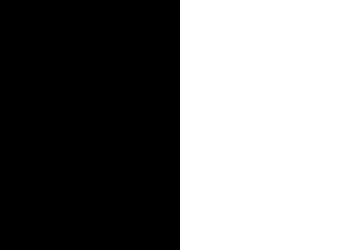
#> input picture Intro_OpenCV/VSCODE/9.jpg, 364 x 250 px, found by its file name
$ python 9_UmbralAdaptativo.py
#> lines starting #> are read from the running program, lines starting #| are printed output that depends on the picture; after the words box and inside, x2 and y2 are one past the last pixel; in counts of white or black regions, pixels touching at a corner belong together
import cv2

dir = "Intro_OpenCV/tratamiento_imagenes/"
imagen = cv2.imread(dir + "9.jpg", 0)
#> imagen: shape (250, 364); 50.5% white; 1 black region, box (x1, y1, x2, y2) and area: (0, 0, 180, 250) 45000

# umbralizacion global con umbral de 140
ret, th = cv2.threshold(imagen, 140, 255, cv2.THRESH_BINARY)

# Umbralizacion adaptativo con método cv2.ADAPTIVE_THRESH_MEAN_C
th1 = cv2.adaptiveThreshold(
    imagen, 255, cv2.ADAPTIVE_THRESH_MEAN_C, cv2.THRESH_BINARY, 15, 12
)  # tamaño bloque 15
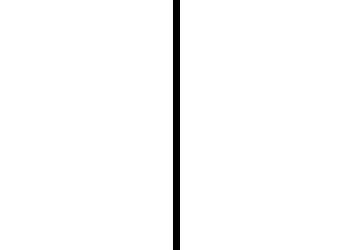
#> th1: shape (250, 364); 98.1% white; 1 black region, box (x1, y1, x2, y2) and area: (173, 0, 180, 250) 1750

cv2.waitKey(0)

# Umbralizacion adaptativo con método cv2.ADAPTIVE_THRESH_GAUSSIAN_C
th2 = cv2.adaptiveThreshold(
    imagen, 255, cv2.ADAPTIVE_THRESH_GAUSSIAN_C, cv2.THRESH_BINARY, 21, 12
)
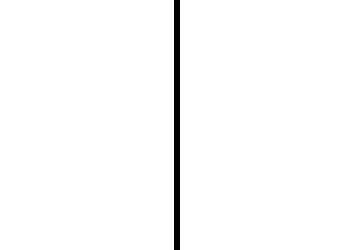
#> th2: shape (250, 364); 98.4% white; 1 black region, box (x1, y1, x2, y2) and area: (174, 0, 180, 250) 1500

cv2.imshow("umbral", imagen)
cv2.imshow("Global", th)
cv2.imshow("Adaptativo MEAN", th1)
cv2.imshow("Adptativo GAUSSIAN", th2)

cv2.waitKey(0)
cv2.destroyAllWindows()
